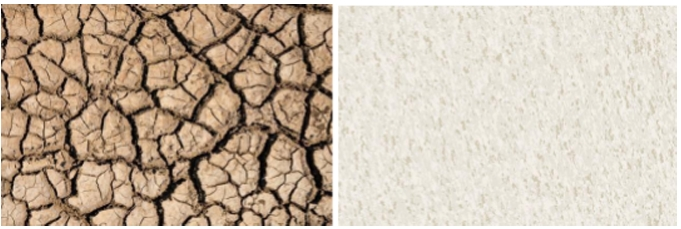
#> input picture soil.jpg, 681 x 229 px, found by its file name
$ jupyter execute assessment1.ipynb   (shell and % lines are left out)
#> lines starting #> are read from the running program, lines starting #| are printed output that depends on the picture
#> further down, image is the input picture: shape (229, 681, 3); mean B, G, R 167, 184.6, 200
[cell 1]
import cv2
import numpy as np
from google.colab.patches import cv2_imshow
from google.colab import files


# Convert to Grayscale
def convert_to_grayscale(image):
    return cv2.cvtColor(image, cv2.COLOR_BGR2GRAY)
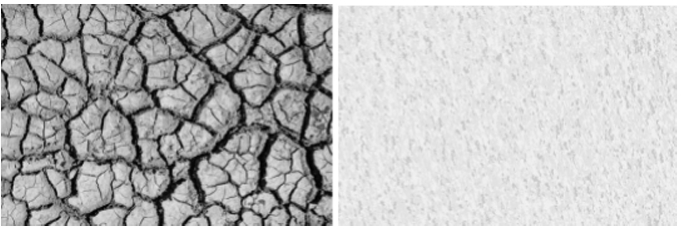
#> returned value: shape (229, 681); min 1, max 255, mean 187.2

# Thresholding and Binary Pattern
def get_lbp_value(center, neighbors):
    binary = [1 if neighbor >= center else 0 for neighbor in neighbors]
# 8 bit Decimal Conversion
    return sum([b * (2 ** i) for i, b in enumerate(binary)])

# Neighborhood Examination and  Sliding Window
def lbp(image):
    height, width = image.shape
#> height = 229; width = 681
    lbp_image = np.zeros((height, width), dtype=np.uint8)

    for y in range(1, height - 1):
        for x in range(1, width - 1):
            center = image[y, x]
            neighbors = [
                image[y - 1, x - 1], image[y - 1, x], image[y - 1, x + 1],
                image[y, x + 1], image[y + 1, x + 1], image[y + 1, x],
                image[y + 1, x - 1], image[y, x - 1]
            ]
            lbp_value = get_lbp_value(center, neighbors)
            lbp_image[y, x] = lbp_value
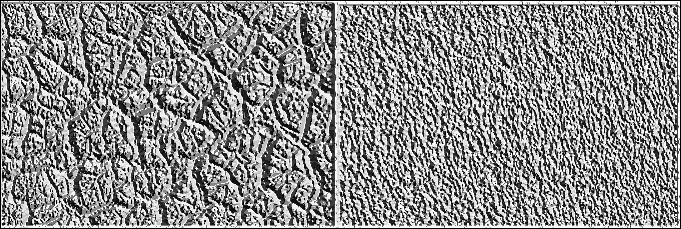
#> lbp_image: shape (229, 681); min 0, max 255, mean 138.3

    return lbp_image

# Load, preprocess, and apply LBP
image = cv2.imread('/content/assessment/soil.jpg')
grayscale_image = convert_to_grayscale(image)
lbp_image = lbp(grayscale_image)

# Display results
cv2_imshow( image)
cv2_imshow( lbp_image)
cv2.waitKey(0)
cv2.destroyAllWindows()
